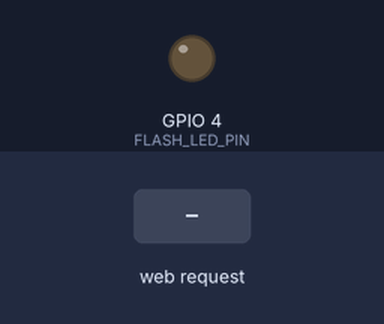
Bench run of a sketch on a simulated ESP32. On the bench: output pins drawn as LEDs (lit = HIGH). Inputs (shaded band) come from the test bench. WiFi joins after 1.5 s; servers stay silent unless stated; the camera gives no picture; what the sketch prints to the serial monitor is not drawn.

Above: at 3.0 s.
3.1 s: HTTP request GET /capture received
At 3.2 s:
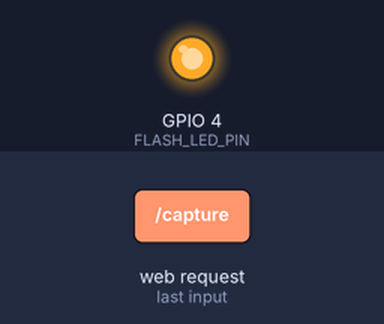
Timing chart, 0 to 6.1 s (numbered marks = the images above; inputs shaded):
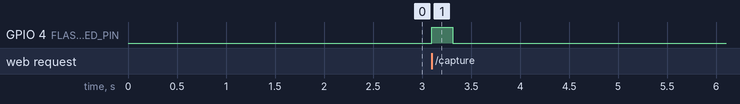

Measured:
- after the input at 3.1 s, GPIO 4 (FLASH_LED_PIN): LOW → HIGH at once, → LOW 0.21 s later

The sketch:

esp32_cam_firmware.ino
```cpp
/**
 * ============================================================================
 * AGROVEDA AI — ESP32-CAM MULTIMODAL AGRI-PROBE FIRMWARE
 * ============================================================================
 * Hardware:
 *  - ESP32-CAM (AI-Thinker Model with OV2640 2MP Camera)
 *  - Capacitive Soil Moisture Sensor v1.2 (Analog Pin GPIO 34 / 33)
 *  - DHT11 / DHT22 Ambient Sensor (GPIO 13)
 *  - Onboard High-Brightness Flash LED (GPIO 4)
 * ============================================================================
 */

#include "esp_camera.h"
#include <WiFi.h>
#include <WebServer.h>
#include <HTTPClient.h>
#include <DHTesp.h>
#include <ArduinoJson.h>

// 1. WiFi Configuration
const char* WIFI_SSID = "YOUR_WIFI_SSID";
const char* WIFI_PASSWORD = "YOUR_WIFI_PASSWORD";

// 2. Hardware Pin Definitions
#define FLASH_LED_PIN 4
#define SOIL_ADC_PIN 34
#define DHT_PIN 13

// 3. Camera Pins for AI-THINKER ESP32-CAM
#define PWDN_GPIO_NUM     32
#define RESET_GPIO_NUM    -1
#define XCLK_GPIO_NUM      0
#define SIOD_GPIO_NUM     26
#define SIOC_GPIO_NUM     27
#define Y9_GPIO_NUM       35
#define Y8_GPIO_NUM       34
#define Y7_GPIO_NUM       39
#define Y6_GPIO_NUM       36
#define Y5_GPIO_NUM       21
#define Y4_GPIO_NUM       19
#define Y3_GPIO_NUM       18
#define Y2_GPIO_NUM        5
#define VSYNC_GPIO_NUM    25
#define HREF_GPIO_NUM     23
#define PCLK_GPIO_NUM     22

WebServer server(80);
DHTesp dht;

void initCamera() {
  camera_config_t config;
  config.ledc_channel = LEDC_CHANNEL_0;
  config.ledc_timer = LEDC_TIMER_0;
  config.pin_d0 = Y2_GPIO_NUM;
  config.pin_d1 = Y3_GPIO_NUM;
  config.pin_d2 = Y4_GPIO_NUM;
  config.pin_d3 = Y5_GPIO_NUM;
  config.pin_d4 = Y6_GPIO_NUM;
  config.pin_d5 = Y7_GPIO_NUM;
  config.pin_d6 = Y8_GPIO_NUM;
  config.pin_d7 = Y9_GPIO_NUM;
  config.pin_xclk = XCLK_GPIO_NUM;
  config.pin_pclk = PCLK_GPIO_NUM;
  config.pin_vsync = VSYNC_GPIO_NUM;
  config.pin_href = HREF_GPIO_NUM;
  config.pin_sscb_sda = SIOD_GPIO_NUM;
  config.pin_sscb_scl = SIOC_GPIO_NUM;
  config.pin_pwdn = PWDN_GPIO_NUM;
  config.pin_reset = RESET_GPIO_NUM;
  config.xclk_freq_hz = 20000000;
  config.pixel_format = PIXFORMAT_JPEG;

  if (psramFound()) {
    config.frame_size = FRAMESIZE_UXGA; // 1600x1200 high-res
    config.jpeg_quality = 10;
    config.fb_count = 2;
  } else {
    config.frame_size = FRAMESIZE_SVGA; // 800x600 fallback
    config.jpeg_quality = 12;
    config.fb_count = 1;
  }

  esp_err_t err = esp_camera_init(&config);
  if (err != ESP_OK) {
    Serial.printf("Camera init failed with error 0x%x\n", err);
  }
}

// Handler: Returns current telemetry JSON
void handleTelemetry() {
  int rawSoil = analogRead(SOIL_ADC_PIN);
  float soilMoisture = map(rawSoil, 4095, 1200, 0, 100);
  soilMoisture = constrain(soilMoisture, 0, 100);

  TempAndHumidity dhtData = dht.getTempAndHumidity();

  StaticJsonDocument<200> doc;
  doc["device_id"] = "AGROVEDA_PROBE_01";
  doc["soil_moisture"] = soilMoisture;
  doc["temperature"] = isnan(dhtData.temperature) ? 28.5 : dhtData.temperature;
  doc["humidity"] = isnan(dhtData.humidity) ? 65.0 : dhtData.humidity;

  String json;
  serializeJson(doc, json);
  server.sendHeader("Access-Control-Allow-Origin", "*");
  server.send(200, "application/json", json);
}

// Handler: Snaps leaf JPEG with Flash LED
void handleCapture() {
  digitalWrite(FLASH_LED_PIN, HIGH); // Flash ON
  delay(150);

  camera_fb_t* fb = esp_camera_fb_get();
  digitalWrite(FLASH_LED_PIN, LOW);  // Flash OFF

  if (!fb) {
    server.send(500, "text/plain", "Camera capture failed");
    return;
  }

  server.sendHeader("Access-Control-Allow-Origin", "*");
  server.sendHeader("Content-Disposition", "inline; filename=leaf_capture.jpg");
  server.setContentLength(fb->len);
  server.send(200, "image/jpeg", "");

  WiFiClient client = server.client();
  client.write(fb->buf, fb->len);
  esp_camera_fb_return(fb);
}

void setup() {
  Serial.begin(115200);
  pinMode(FLASH_LED_PIN, OUTPUT);
  digitalWrite(FLASH_LED_PIN, LOW);

  dht.setup(DHT_PIN, DHTesp::DHT11);
  initCamera();

  WiFi.begin(WIFI_SSID, WIFI_PASSWORD);
  Serial.print("Connecting to WiFi...");
  while (WiFi.status() != WL_CONNECTED) {
    delay(500);
    Serial.print(".");
  }

  Serial.println("\n[AGROVEDA PROBE READY]");
  Serial.print("Probe IP Address: http://");
  Serial.println(WiFi.localIP());

  server.on("/telemetry", handleTelemetry);
  server.on("/capture", handleCapture);
  server.begin();
}

void loop() {
  server.handleClient();
}
```
